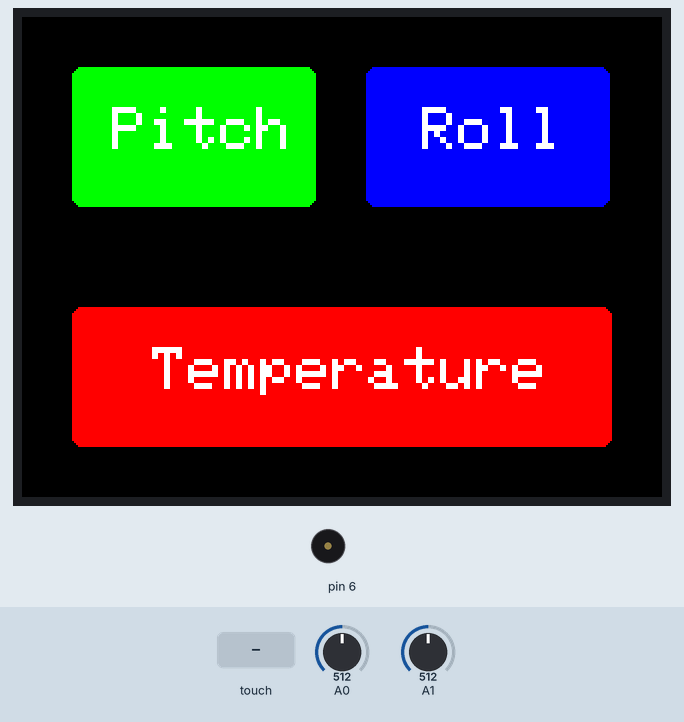
Recording of a sketch running on a simulated Arduino Uno, built with avr-gcc and run on an emulated ATmega328P. On the bench: 320×240 colour display, buzzer (waves = sounding). Inputs (shaded band) come from the test bench; at power-on: A1 = 512, A0 = 512. What the sketch prints to the serial monitor is not drawn.

Above: at 1.5 s.
1.6 s: touch panel pressed at 13 % / 10 % of its raw x / y range
At 3.2 s:
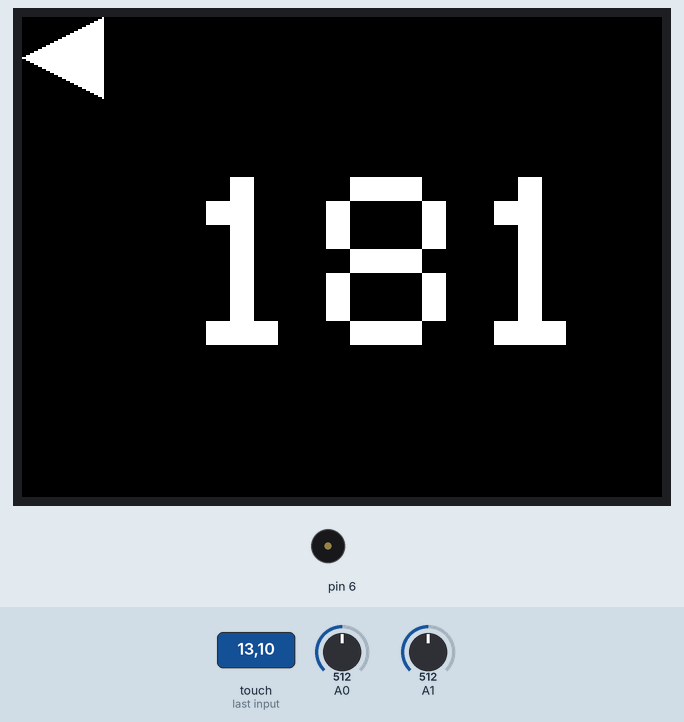
3.5 s: A1 set to 716
At 5.0 s:
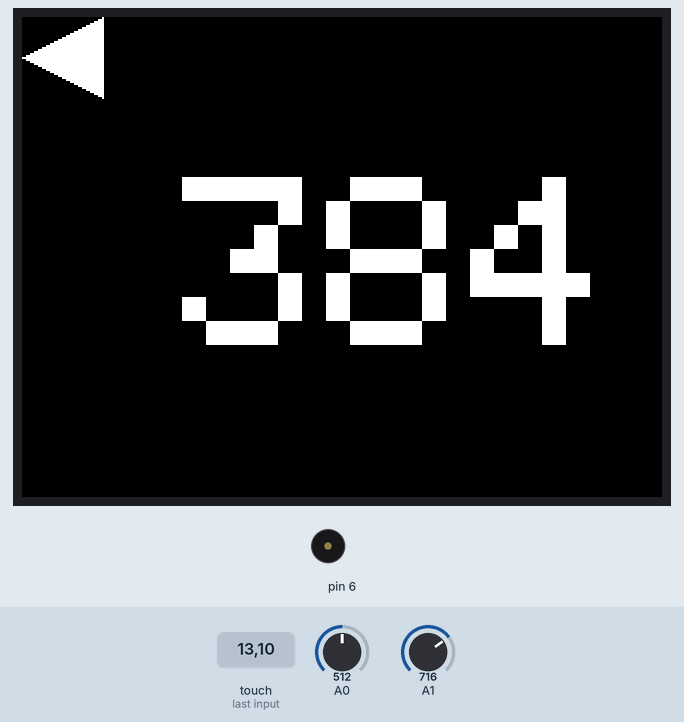
6.5 s: touch panel pressed at 13 % / 90 % of its raw x / y range
At 8.2 s:
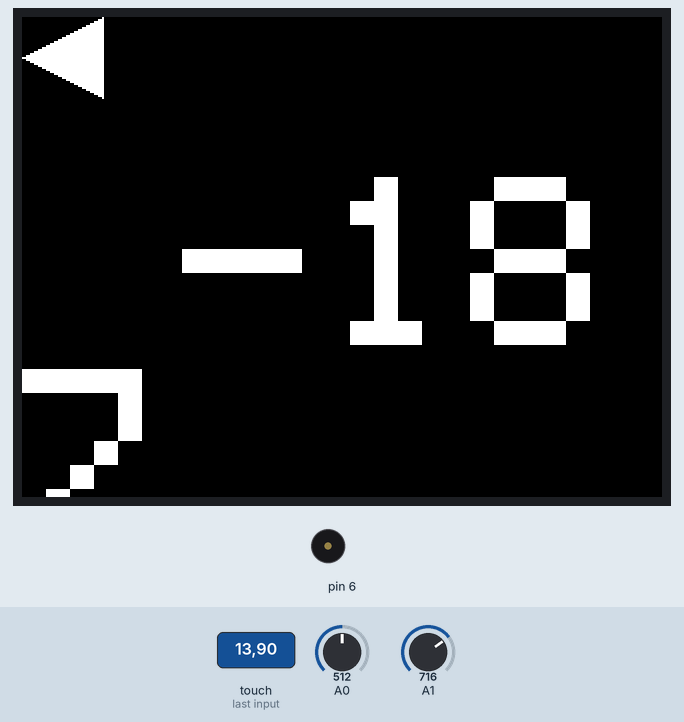
8.3 s: A0 set to 716
At 10.9 s:
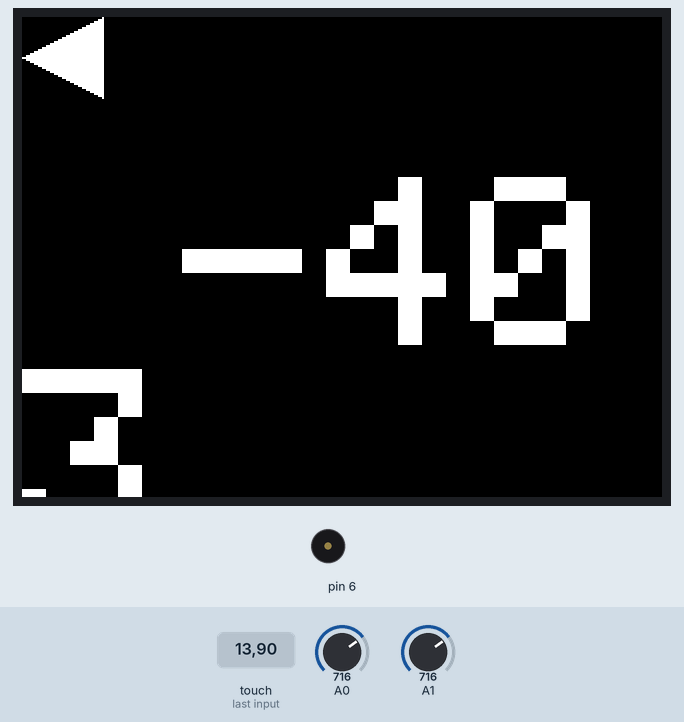
11.3 s: A0 set to 900
At 12.5 s:
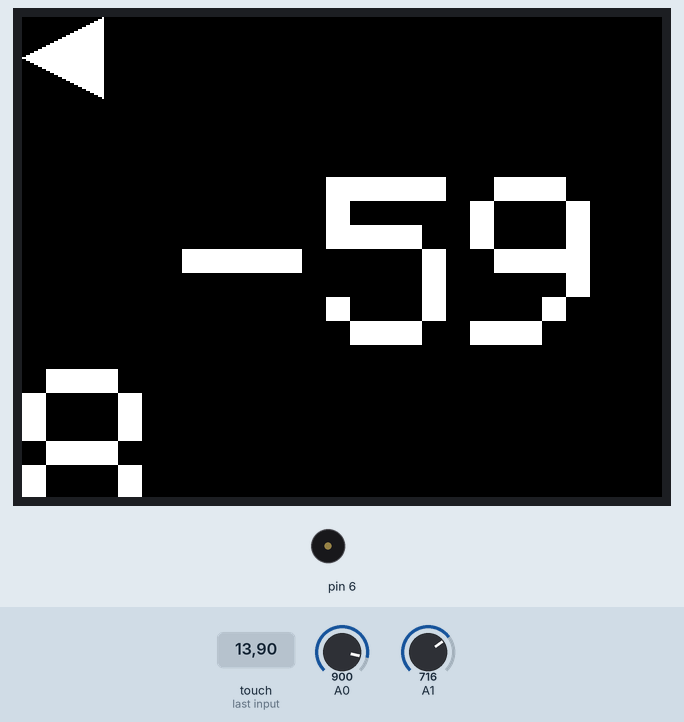
14.3 s: A0 set to 1023
At 16.8 s:
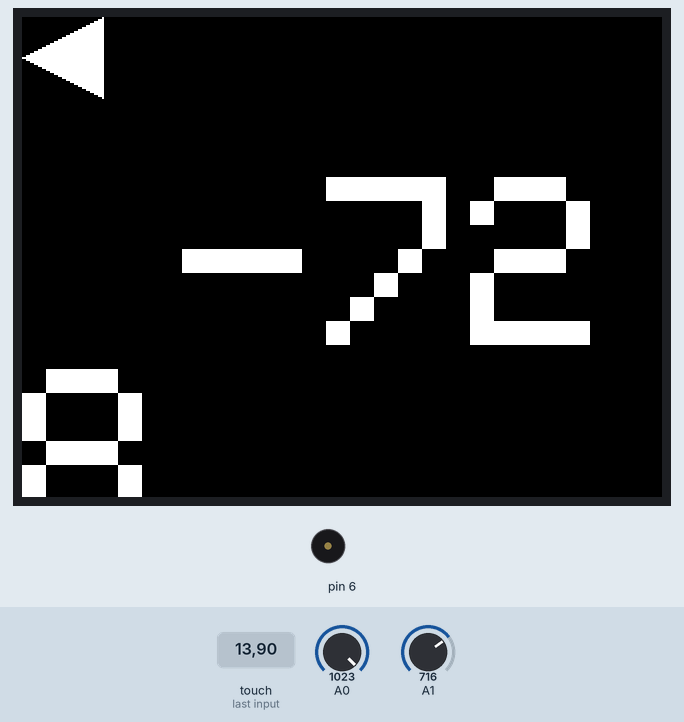
Timing chart, 0 to 18.3 s (numbered marks = the images above; inputs shaded):
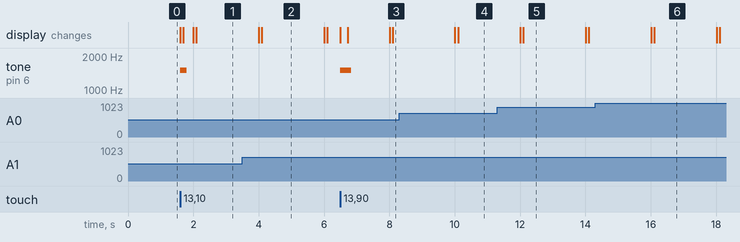

Measured:
- after the input at 1.6 s, tone on pin 6: silent → 1500 Hz at once, → silent 0.20 s later; the display: first changes at once (image 1 shows a later state)
- after the input at 3.5 s, the display: first differs from a run without the input after 0.60 s (image 2)
- after the input at 6.5 s, tone on pin 6: silent → 1500 Hz at once, → silent 0.33 s later
- after the input at 8.3 s, the display: first differs from a run without the input after 1.8 s (image 4)
- after the input at 11.3 s, the display: first differs from a run without the input after 0.80 s (image 5)
- after the input at 14.3 s, the display: first differs from a run without the input after 1.8 s (image 6)
- what the display in image 2 shows lasts 1.9 s, from 4.1 s to 6.0 s

The sketch:

MyTouchFinal.ino
```cpp
//This example implements a simple sliding On/Off button. The example
// demonstrates drawing and touch operations.
//
//Thanks to Adafruit forums member Asteroid for the original sketch!
//
#include <Adafruit_GFX.h>
#include <SPI.h>
#include <Wire.h>
#include <Adafruit_ILI9341.h>
#include <Adafruit_FT6206.h>
#include <OneWire.h>

// The FT6206 uses hardware I2C (SCL/SDA)
Adafruit_FT6206 ts = Adafruit_FT6206();

// This is calibration data for the raw touch data to the screen coordinates
#define TS_MINX 150
#define TS_MINY 130
#define TS_MAXX 3800
#define TS_MAXY 4000
//
#define TFT_CS 10
#define TFT_DC 9
Adafruit_ILI9341 tft = Adafruit_ILI9341(TFT_CS, TFT_DC);

boolean RecordOn = false;
boolean isHome = true;
boolean isPitch = false;
boolean isRoll = false;
boolean isTemp = false;

int DS18S20_Pin = 2;
OneWire ds(DS18S20_Pin);


int xRead;
int xAng;

unsigned long previousMillis = 0;
long interval = 2000;

void homePage(){
  Serial.println("home");
  tft.fillScreen(ILI9341_BLACK);
  tft.drawRoundRect(25, 25, 122.5, 70, 5, ILI9341_WHITE);
  tft.fillRoundRect(25, 25, 122.5, 70, 5, ILI9341_GREEN);
  tft.setCursor(45, 45);
  tft.setTextColor(ILI9341_WHITE);
  tft.setTextSize(3);
  tft.print("Pitch");
  tft.drawRoundRect(172.5, 25, 122.5, 70, 5, ILI9341_WHITE);
  tft.fillRoundRect(172.5, 25, 122.5, 70, 5, ILI9341_BLUE);
  tft.setCursor(200, 45);
  tft.print("Roll");
  tft.drawRoundRect(25, 145, 270, 70, 5, ILI9341_WHITE);
  tft.fillRoundRect(25, 145, 270, 70, 5, ILI9341_RED);
  tft.setCursor(65, 165);
  tft.print("Temperature");
}


void disPitch(){
  tft.fillScreen(ILI9341_BLACK);
  tft.setCursor(80, 80);
  tft.setTextColor(ILI9341_WHITE);
  tft.setTextSize(12);
  xRead = analogRead(A0);
  xAng = map(xRead, 250, 420, 90, -90);
  //278
  tft.print(xAng);
  tft.drawTriangle(0, 20, 40, 0, 40, 40, ILI9341_WHITE);
  tft.fillTriangle(0, 20, 40, 0, 40, 40, ILI9341_WHITE);
}

void disRoll(){
  tft.fillScreen(ILI9341_BLACK);
  tft.setCursor(80, 80);
  tft.setTextColor(ILI9341_WHITE);
  tft.setTextSize(12);
  xRead = analogRead(A1);
  xAng = map(xRead, 239, 420, -90, 90);
  //272
  tft.print(xAng);
  tft.drawTriangle(0, 20, 40, 0, 40, 40, ILI9341_WHITE);
  tft.fillTriangle(0, 20, 40, 0, 40, 40, ILI9341_WHITE);
}

float getTemp(){
  //returns the temperature from one DS18S20 in DEG Celsius

  byte data[12];
  byte addr[8];

  if ( !ds.search(addr)) {
      //no more sensors on chain, reset search
      ds.reset_search();
      return -1000;
  }

  if ( OneWire::crc8( addr, 7) != addr[7]) {
      Serial.println("CRC is not valid!");
      return -1000;
  }

  if ( addr[0] != 0x10 && addr[0] != 0x28) {
      Serial.print("Device is not recognized");
      return -1000;
  }

  ds.reset();
  ds.select(addr);
  ds.write(0x44,1); // start conversion, with parasite power on at the end

  byte present = ds.reset();
  ds.select(addr);
  ds.write(0xBE); // Read Scratchpad

  for (int i = 0; i < 9; i++) { // we need 9 bytes
    data[i] = ds.read();
  }

  ds.reset_search();

  byte MSB = data[1];
  byte LSB = data[0];

  float tempRead = ((MSB << 8) | LSB); //using two's compliment
  float TemperatureSum = tempRead / 16;

  return (TemperatureSum * 18 + 5)/10 + 32;
}

//return (TemperatureSum * 18 + 5)/10 + 32;


void disTemp(){
  tft.fillScreen(ILI9341_BLACK);
  float temperature = getTemp();
  //Serial.println(String(temperature));
  tft.setCursor(5, 80);
  tft.setTextColor(ILI9341_WHITE);
  tft.setTextSize(10);
  tft.print(temperature);
  tft.drawTriangle(0, 20, 40, 0, 40, 40, ILI9341_WHITE);
  tft.fillTriangle(0, 20, 40, 0, 40, 40, ILI9341_WHITE);
}


void setup(void)
{
  Serial.println("Start");
  Serial.begin(9600);
  tft.begin();
  if (!ts.begin(40)) {
    Serial.println("Unable to start touchscreen.");
  }
  else {
    Serial.println("Touchscreen started.");
  }

  tft.fillScreen(ILI9341_BLACK);
  // origin = left,top landscape (USB left upper)
  tft.setRotation(3);
  homePage();
  pinMode(6, OUTPUT);
}

void loop()
{
  //float temperature = getTemp();
  //Serial.println(String(temperature));
  unsigned long currentMillis = millis();
  // See if there's any  touch data for us

  if (ts.touched()){
    TS_Point p = ts.getPoint();
    //p.x = map(p.x, 0, 240, 240, 0);
    //p.y = map(p.y, 0, 320, 320, 0);
    int y = tft.height() - p.x;
    int x = p.y;

    if(isHome){
      if((x>25)&&(x<147.5)&&(y>25)&&(y<95)){
        tone(6, 1500, 200);
        disPitch();
        isPitch = true;
        isHome = false;
      }
      else if((x>172.5)&&(x<295)&&(y>25)&&(y<95)){
        tone(6, 1500, 200);
        disRoll();
        isHome = false;
        isRoll = true;
      }
      else if((x>25)&&(x<295)&&(y>145)&&(y<215)){
        tone(6, 1500, 200);
        //25 95
        disTemp();
        isHome = false;
        isTemp = true;
      }
    } else {
      if((x<40)&&(y<40)){
        tone(6, 1500, 200);
        homePage();
        isHome = true;
        isTemp = false;
        isRoll = false;
        isPitch = false;
      }
    }

    Serial.println(y);
  }

  if(!isHome){
    if(isPitch){
      if(currentMillis - previousMillis > interval) {
        previousMillis = currentMillis;
        disPitch();
      }
    } else if(isRoll){
      if(currentMillis - previousMillis > interval) {
        previousMillis = currentMillis;
        disRoll();
      }
    }else if(isTemp){
      if(currentMillis - previousMillis > interval) {
        previousMillis = currentMillis;
        disTemp();
      }
    }
  }


}
```
